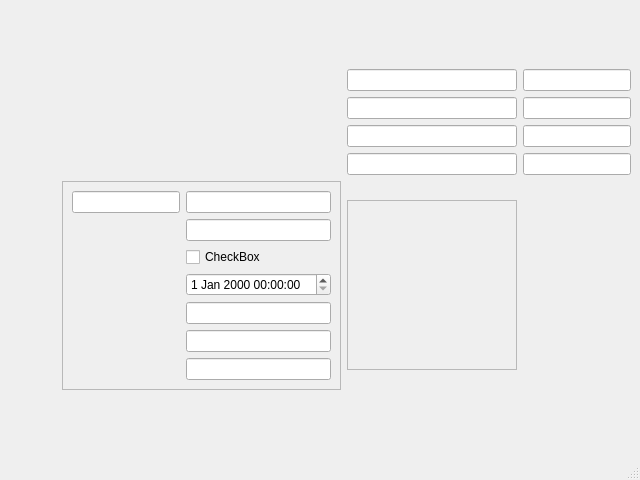
<?xml version="1.0" encoding="UTF-8"?>
<ui version="4.0">
 <class>MainWindow</class>
 <widget class="QMainWindow" name="MainWindow">
  <property name="geometry">
   <rect>
    <x>0</x>
    <y>0</y>
    <width>640</width>
    <height>480</height>
   </rect>
  </property>
  <property name="windowTitle">
   <string>MainWindow</string>
  </property>
  <widget class="QWidget" name="centralwidget">
   <layout class="QGridLayout" name="igr_centralwidget">
    <item row="0" column="2">
     <spacer name="verticalSpacer_2">
      <property name="orientation">
       <enum>Qt::Vertical</enum>
      </property>
      <property name="sizeHint" stdset="0">
       <size>
        <width>20</width>
        <height>40</height>
       </size>
      </property>
     </spacer>
    </item>
    <item row="5" column="3">
     <spacer name="horizontalSpacer_2">
      <property name="orientation">
       <enum>Qt::Horizontal</enum>
      </property>
      <property name="sizeHint" stdset="0">
       <size>
        <width>40</width>
        <height>20</height>
       </size>
      </property>
     </spacer>
    </item>
    <item row="2" column="3">
     <widget class="QLineEdit" name="lineEdit_3"/>
    </item>
    <item row="5" column="2">
     <widget class="QFrame" name="fr_Logo">
      <property name="minimumSize">
       <size>
        <width>170</width>
        <height>170</height>
       </size>
      </property>
      <property name="maximumSize">
       <size>
        <width>170</width>
        <height>170</height>
       </size>
      </property>
      <property name="frameShape">
       <enum>QFrame::StyledPanel</enum>
      </property>
      <property name="frameShadow">
       <enum>QFrame::Raised</enum>
      </property>
     </widget>
    </item>
    <item row="5" column="0">
     <spacer name="horizontalSpacer">
      <property name="orientation">
       <enum>Qt::Horizontal</enum>
      </property>
      <property name="sizeHint" stdset="0">
       <size>
        <width>40</width>
        <height>20</height>
       </size>
      </property>
     </spacer>
    </item>
    <item row="6" column="2">
     <spacer name="verticalSpacer">
      <property name="orientation">
       <enum>Qt::Vertical</enum>
      </property>
      <property name="sizeHint" stdset="0">
       <size>
        <width>20</width>
        <height>40</height>
       </size>
      </property>
     </spacer>
    </item>
    <item row="1" column="3">
     <widget class="QLineEdit" name="lineEdit_2"/>
    </item>
    <item row="1" column="2">
     <widget class="QLineEdit" name="lineEdit"/>
    </item>
    <item row="2" column="2">
     <widget class="QLineEdit" name="lineEdit_4"/>
    </item>
    <item row="3" column="2">
     <widget class="QLineEdit" name="lineEdit_5"/>
    </item>
    <item row="3" column="3">
     <widget class="QLineEdit" name="lineEdit_6"/>
    </item>
    <item row="4" column="2">
     <widget class="QLineEdit" name="lineEdit_7"/>
    </item>
    <item row="4" column="3">
     <widget class="QLineEdit" name="lineEdit_8"/>
    </item>
    <item row="5" column="1">
     <widget class="QFrame" name="fr_Layouttest">
      <property name="minimumSize">
       <size>
        <width>200</width>
        <height>0</height>
       </size>
      </property>
      <property name="frameShape">
       <enum>QFrame::StyledPanel</enum>
      </property>
      <property name="frameShadow">
       <enum>QFrame::Raised</enum>
      </property>
      <layout class="QFormLayout" name="ifl_Layouttest">
       <item row="0" column="0">
        <widget class="QLineEdit" name="lineEdit_9"/>
       </item>
       <item row="0" column="1">
        <widget class="QLineEdit" name="lineEdit_10"/>
       </item>
       <item row="1" column="1">
        <widget class="QLineEdit" name="lineEdit_11"/>
       </item>
       <item row="4" column="1">
        <widget class="QLineEdit" name="lineEdit_12"/>
       </item>
       <item row="5" column="1">
        <widget class="QLineEdit" name="lineEdit_13"/>
       </item>
       <item row="6" column="1">
        <widget class="QLineEdit" name="lineEdit_14"/>
       </item>
       <item row="3" column="1">
        <widget class="QDateTimeEdit" name="dateTimeEdit"/>
       </item>
       <item row="2" column="1">
        <widget class="QCheckBox" name="checkBox">
         <property name="text">
          <string>CheckBox</string>
         </property>
        </widget>
       </item>
      </layout>
     </widget>
    </item>
   </layout>
  </widget>
  <widget class="QMenuBar" name="menubar">
   <property name="geometry">
    <rect>
     <x>0</x>
     <y>0</y>
     <width>640</width>
     <height>19</height>
    </rect>
   </property>
  </widget>
  <widget class="QStatusBar" name="statusbar"/>
 </widget>
 <resources/>
 <connections/>
</ui>
